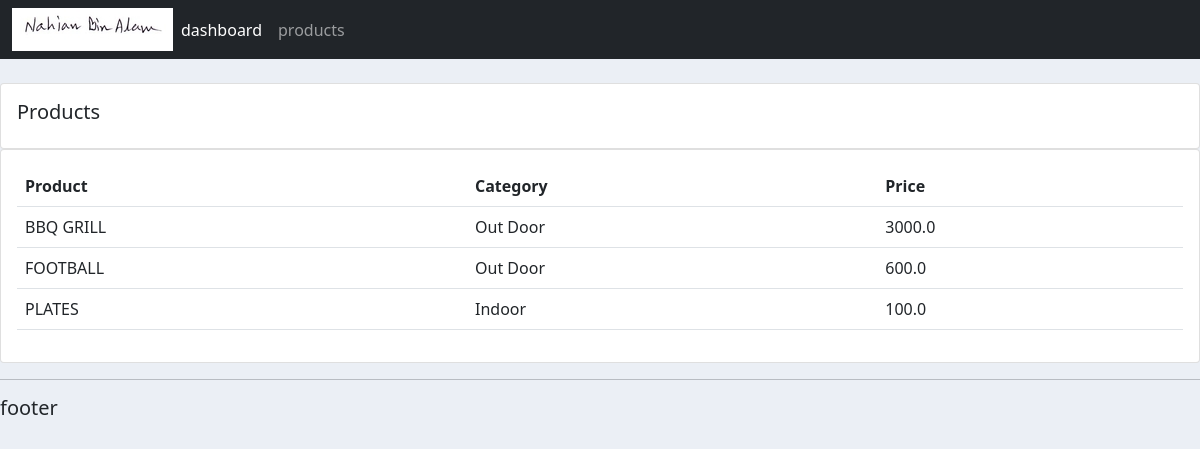
Screenshot of /products/ with the database file from the repository.
### accounts/models.py (models this page shows, shortened)
class product(models.Model):
	CATEGORY =(
		('Indoor' , 'Indoor'),
		('Out Door' , 'Out Door'),
		)
	name = models.CharField(max_length=200, null=True)
	price = models.FloatField(null=True)
	category = models.CharField(max_length=200, null=True, choices=CATEGORY)
	description = models.CharField(max_length=200, null=True)
	date_created = models.DateTimeField(auto_now_add=True, null=True)
	tag = models.ManyToManyField(tag)

### accounts/views.py (the view)
# urls.py: path('products/', views.products, name='products'),
def products(request):
	products = product.objects.all()
	return render(request, 'accounts/products.html',{'products':products})

### accounts/templates/accounts/products.html
{% extends 'accounts/main.html'%}
{% block content %}
		<br>
		<div class="row">
			<div class="col-md">
				<div class="card card-body">
					<h5>Products</h5>
				</div>
				<div class="card card-body">
					<table class="table">
						<tr>
							<th>Product</th>
							<th>Category</th>
							<th>Price</th>
						</tr>
						{% for i in products %}
						<tr>
						     <td>{{i.name}}</td>
						     <td>{{i.category}}</td>
						     <td>{{i.price}}</td>
						</tr>
						{% endfor %}
					</table>
				</div>
			</div>
		</div>
{% endblock %}

### static/css/main.css (style rules this page uses)
body { background-color: #ebeff5; }

### rows the page displays
product: name "BBQ GRILL", category "Out Door", price "3000.0"
product: name "FOOTBALL", category "Out Door", price "600.0"
product: name "PLATES", category "Indoor", price "100.0"
